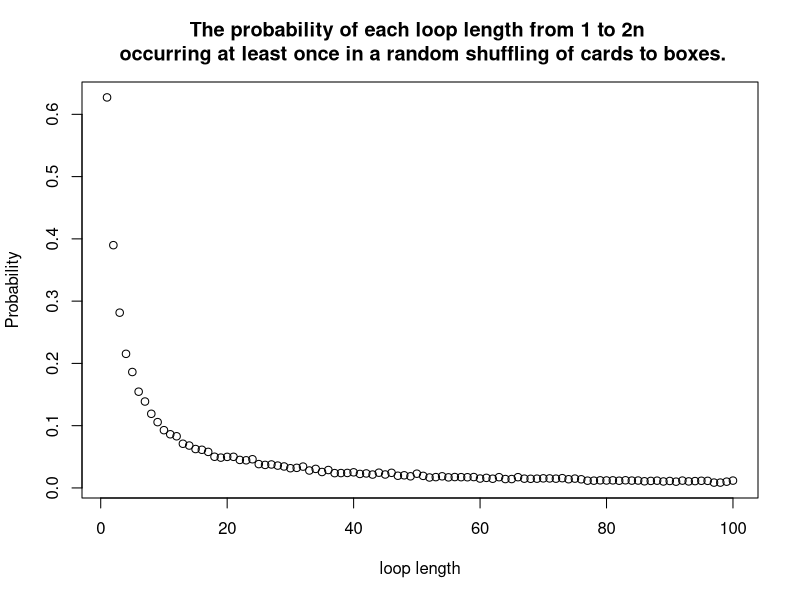

R code for this plot:
## Group member:
## Changliang Wei S2345097
## Simin Wang S2417531
## Zheng Wang S2283040

## Address of github repo: https://github.com/itsWei/group-project_2.git

## Contribution: 
## Each member contributes roughly the same to this project.
## Changliang Wei and Simin Wang contribute more on the first function.
## Zheng Wang contributes more on the comments.

## Overview comments:
## This code gives a method to solve the 2n prisoner problem, the code estimates the probabilities of success for a single
#  prisoner under strategy 1,2 and 3. 

## Then the code to estimate a probability distribution is provided.

## Example code using functions to estimate the individual and joint success probabilities under
#  each strategy for different n is also given, with probabilities visualised. 


## Function Pone estimates the probabilities of success for a single prisoner under each strategy.
# Strategy 1: give a function to estimate the probabilities of success for a single prisoner under strategy 1;
# Function inputs: n, k (the prison's number), cards_sequence (a randomly generated sequence of cards).
# Function output: 1 or 0; 1:the k-th prisoner can find his card within n times; 0: the k-th prisoner can't find his card within n times.

strategy1 <- function(n, k, cards_sequence) {
  card <- k  # The prisoner starts at the box with their number on it, opens it and reads the number on the card: k.
  index <- rep(0, 2*n)  # Create a zero vector with length 2n to represent the index of card number.
  index[k] <- 1  # If card k is found, denote 1 at index k.
  
  for (i in 1:(n+1)) {
    if (cards_sequence[card] == k) break  # Stop opening the boxes when find their owm number k.
    else {
      card <- cards_sequence[card]  # Continue to open boxes to find new cards.
      index[card] <- 1  # Denote 1 for all card in boxes that have been opened.
    }
  }
  
  if (sum(index) <= n) {1}  # Find their own number with opening boxes within n times.
  else {0}  # Without finding their own number within n times.
}

##  Same as strategy 1, but the prisoner starts from a randomly selected box.
strategy2 <- function(n, k, cards_sequence) {
  card <- sample(1:(2*n), 1) #  The prisoner starts from a randomly selected box.
  index <- rep(0, 2*n)
  index[card] <- 1
  
  for (i in 1:(n+1)) {
    if (cards_sequence[card] == k) break
    else {
      card <- cards_sequence[card]
      index[card] <- 1
    }
  }
  
  if (sum(index) <= n) {1}
  else {0}
}

## Randomly choose n boxes from 2n boxes.
strategy3 <- function(n, k, cards_sequence) {
  if (k %in% cards_sequence[1:n]) {1}  # The selected n cards contain number k.
  else {0}  # The selected n cards dose not contain number k.
}

## Function Pone takes n, k (the prisoner’s number), strategy (1, 2 or 3) .
## And nreps (the number of replicate simulations to run in order to estimate the probability) as inputs.
## Function Pone returns the probability estimate.

Pone <- function(n, k, strategy, nreps) {
  pass <- rep(0, nreps)
  if (strategy == 1) {  # Choose strategy 1.
    for (i in 1:nreps) { 
      cards_sequence <- sample(1:(2*n), 2*n)  # A randomly generated sequence of cards with length 2n.
      pass[i] <- strategy1(n, k, cards_sequence)  # If the prisoner can find his number in the i-th experiment then return 1 else return 0.
    } 
  } else if (strategy == 2) {  # Choose strategy 2.
    for (i in 1:nreps) {  
      cards_sequence <- sample(1:(2*n), 2*n)  # A randomly generated sequence of cards with length 2n.
      pass[i] <- strategy2(n, k, cards_sequence)  # If the prisoner can find his number in the i-th experiment then return 1 else return 0.
    }
  }else {  # Choose strategy 3.
    for (i in 1:nreps) {  
      cards_sequence <- sample(1:(2*n), 2*n)  # A randomly generated sequence of cards with length 2n.
      pass[i] <- strategy3(n, k, cards_sequence)  # If the prisoner can find his number in the i-th experiment then return 1 else return 0.
    }
  }
  sum(pass)/nreps  # The probabilities of success for a single prisoner.
}



## Function Pall estimates the probability of all prisoners finding their number, so that all are released. 

# Function Pall takes n, strategy (1, 2 or 3) and nreps (the number of replicate simulations) as inputs.
# Function Pone returns the probability estimate.

Pall <- function(n, strategy, nreps) {
  success <- rep(0, nreps)
  if (strategy == 1) {  # Choose strategy 1.
    for (i in 1:nreps) {
      cards_sequence <- sample(1:(2*n), 2*n)  # A randomly generated sequence of cards with length 2n.
      for (j in 1:(2*n)) {
        success[i] <- strategy1(n, j, cards_sequence) + success[i]  # The total number of prisoners who succeeded in the ith experiment.
      }
      }
    sum(success == 2*n) / nreps  # Estimated probability.
    }
  else if (strategy == 2) {  # Choose strategy 2.
    for (i in 1:nreps) {
      cards_sequence <- sample(1:(2*n), 2*n)  # A randomly generated sequence of cards with length 2n.
      for (j in 1:(2*n)) {
        success[i] <- strategy2(n, j, cards_sequence) + success[i]  # The total number of prisoners who succeeded in the ith experiment.
      }
      }
    sum(success == 2*n) / nreps  # Estimated probability .
    }
  else if (strategy == 3) {  # Choose strategy 3.
    for (i in 1:nreps) {
      for (j in 1:(2*n)) {
        cards_sequence <- sample(1:(2*n), 2*n)  # A randomly generated sequence of cards with length 2n.
        success[i] <- strategy3(n, j, cards_sequence) + success[i]  # The total number of prisoners who succeeded in the ith experiment.
      }
      }
    sum(success == 2*n) / nreps  # Estimated probability.
  }
  }



##  Example code using function Pone to estimate the individual probabilities under strategy 1, 2 and 3 for n = 5.
Pone(5,1,1,10000)
Pone(5,1,2,10000)
Pone(5,1,3,10000)

##  Example code using function Pone to estimate the individual probabilities under strategy 1, 2 and 3 for n = 50.
Pone(50,1,1,10000)
Pone(50,1,2,10000)
Pone(50,1,3,10000)


##  Example code using function Pall to estimate the joint success probabilities under strategy 1, 2 and 3 for n = 5.
Pall(5,1,10000)
Pall(5,2,10000)
Pall(5,3,10000)

##  Example code using function Pall to estimate the joint success probabilities under strategy 1, 2 and 3 for n = 50.
Pall(50,1,10000)
Pall(50,2,10000)
Pall(50,3,10000)



## The results are suprisingly large is because that the prisoners can use cards from each drawer they have opened to decide which drawer to open next, 
## so each prisoner's success is not independent of the others, they all depend on the distribution of cards.



## Function dloop will be given to estimate the probability of each loop occurs at least once in a random shuffling of cards to boxes.

## Function times_to_find_kcard, is to calculate the number of times to find he k card
#  Input: n, k (the prison's number), cards_sequence (a randomly generated sequence of cards).
#  Output: The number of times to find card k.

 times_to_find_kcard<- function(n, k, cards_sequence) {
  card <- k  # The prisoner starts at the box with their number on it, opens it and reads the number on the card: k.
  index <- rep(0, 2*n)  # Create a zero vector with length 2n to represent the index of card number.
  index[k] <- 1  # If card k is found, denote 1 at index k.
  
  for (i in 1:(2*n)) {
    if (cards_sequence[card] == k) break # Stop opening the boxes when find their owm number k.
    else {
      card <- cards_sequence[card] # Continue to open boxes to find new cards.
      index[card] <- 1 # Denote 1 for all card in boxes that have been opened.
    }
  }
  sum(index)  # The number of time to find card k.
}

## Function dloop is to estimate the probability of each loop occurs at least once in a random shuffling of cards to boxes.
# Input: n, nreps(the number of replicate simulations).
# Output: the probability of each loop occurs at least once in a random shuffling of cards to boxes.
dloop <- function(n, nreps){
  sum_b <- rep(0,2*n)
  
  for (i in 1:nreps){
    loop_length <- rep(0,2*n)
    c <- rep(0,2*n)
    cards_sequence <- sample(1:(2*n), 2*n)  # A randomly generated sequence of cards with length 2n.
    for (j in 1:(2*n)){
      loop_length[j] <- times_to_find_kcard(n, j, cards_sequence)  # Times for prisoner j to find his card i.e. the loop length.
    }
    loop_length_index <- unique(loop_length)  # The indices of all lengths' loops.
    c[loop_length_index] <- 1  # Denote 1 for all lengths' loops.
    sum_b <- sum_b + c   # The number of loops of each length.
  }
  sum_b/nreps  # The probability of each loop occurs at least once.
}


# Example code using dloop to estimate the probabilities for n = 50.
n <- 50
nreps <- 10000
prob <- dloop(n,nreps)

# The probability that there is no loop longer than 50 in a random reshuffling of cards to boxes
1-sum(prob[(n+1):(2*n)])
# Visualize the probabilities
plot(prob, xlab = "loop length", ylab = "Probability", main = "The probability of each loop length from 1 to 2n \n occurring at least once in a random shuffling of cards to boxes.")





